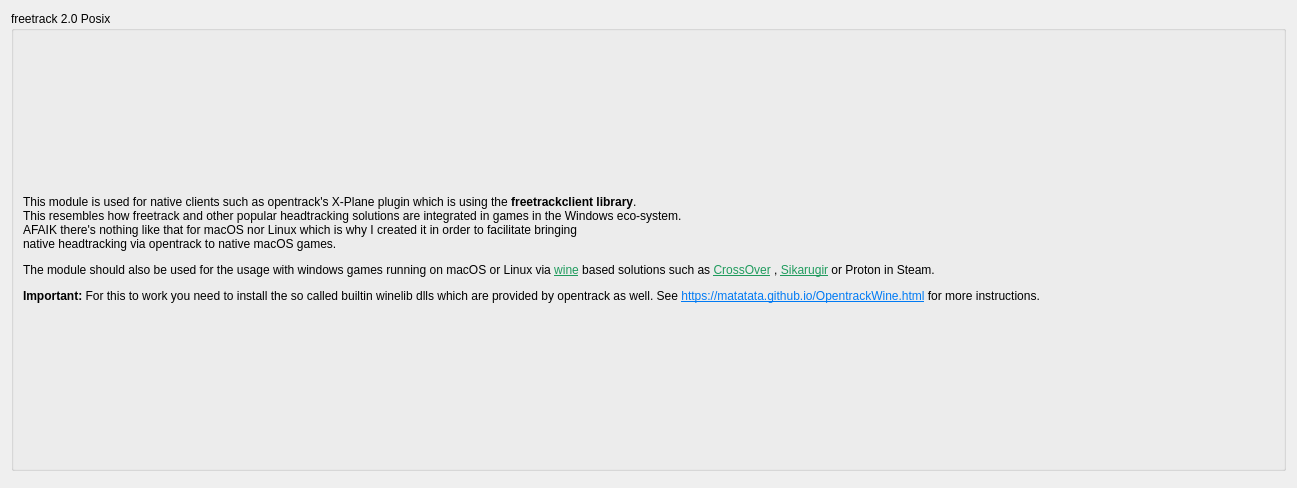
<?xml version="1.0" encoding="UTF-8"?>
<ui version="4.0">
 <class>UICFTControls</class>
 <widget class="QWidget" name="UICFTControls">
  <property name="windowModality">
   <enum>Qt::NonModal</enum>
  </property>
  <property name="geometry">
   <rect>
    <x>0</x>
    <y>0</y>
    <width>1297</width>
    <height>488</height>
   </rect>
  </property>
  <property name="windowTitle">
   <string>Opentrack</string>
  </property>
  <property name="windowIcon">
   <iconset resource="ftx-protocol.qrc">
    <normaloff>:/images/freetrack.png</normaloff>:/images/freetrack.png</iconset>
  </property>
  <property name="layoutDirection">
   <enum>Qt::LeftToRight</enum>
  </property>
  <property name="autoFillBackground">
   <bool>false</bool>
  </property>
  <layout class="QVBoxLayout" name="verticalLayout">
   <item>
    <widget class="QGroupBox" name="groupBox">
     <property name="title">
      <string>freetrack 2.0 Posix</string>
     </property>
     <layout class="QGridLayout" name="gridLayout_2">
      <item row="1" column="0">
       <widget class="QLabel" name="label">
        <property name="text">
         <string>&lt;html&gt;&lt;head/&gt;&lt;body&gt;&lt;p&gt;This module is used for native clients such as opentrack's X-Plane plugin which is using the &lt;span style=&quot; font-weight:704;&quot;&gt;freetrackclient library&lt;/span&gt;.&lt;br/&gt;This resembles how freetrack and other popular headtracking solutions are integrated in games in the Windows eco-system.&lt;br/&gt;AFAIK there's nothing like that for macOS nor Linux which is why I created it in order to facilitate bringing&lt;br/&gt;native headtracking via opentrack to native macOS games.&lt;/p&gt;&lt;p&gt;The module should also be used for the usage with windows games running on macOS or Linux via &lt;a href=&quot;https://www.winehq.org&quot;&gt;&lt;span style=&quot; text-decoration: underline; color:#1f9b5d;&quot;&gt;wine&lt;/span&gt;&lt;/a&gt; based solutions such as &lt;a href=&quot;https://www.codeweavers.com/crossover&quot;&gt;&lt;span style=&quot; text-decoration: underline; color:#1f9b5d;&quot;&gt;CrossOver&lt;/span&gt;&lt;/a&gt; , &lt;a href=&quot;https://github.com/Sikarugir-App/Sikarugir&quot;&gt;&lt;span style=&quot; text-decoration: underline; color:#1f9b5d;&quot;&gt;Sikarugir&lt;/span&gt;&lt;/a&gt; or Proton in Steam.&lt;/p&gt;&lt;p&gt;&lt;span style=&quot; font-weight:600;&quot;&gt;Important:&lt;/span&gt; For this to work you need to install the so called builtin winelib dlls which are provided by opentrack as well. See &lt;a href=&quot;https://matatata.github.io/OpentrackWine.html&quot;&gt;&lt;span style=&quot; text-decoration: underline; color:#007af4;&quot;&gt;https://matatata.github.io/OpentrackWine.html&lt;/span&gt;&lt;/a&gt; for more instructions.&lt;/p&gt;&lt;/body&gt;&lt;/html&gt;</string>
        </property>
       </widget>
      </item>
     </layout>
    </widget>
   </item>
   <item>
    <widget class="QDialogButtonBox" name="buttonBox">
     <property name="sizePolicy">
      <sizepolicy hsizetype="Expanding" vsizetype="Maximum">
       <horstretch>0</horstretch>
       <verstretch>0</verstretch>
      </sizepolicy>
     </property>
     <property name="standardButtons">
      <set>QDialogButtonBox::NoButton</set>
     </property>
    </widget>
   </item>
  </layout>
 </widget>
 <resources>
  <include location="ftx-protocol.qrc"/>
 </resources>
 <connections/>
 <slots>
  <slot>startEngineClicked()</slot>
  <slot>stopEngineClicked()</slot>
  <slot>cameraSettingsClicked()</slot>
 </slots>
</ui>
